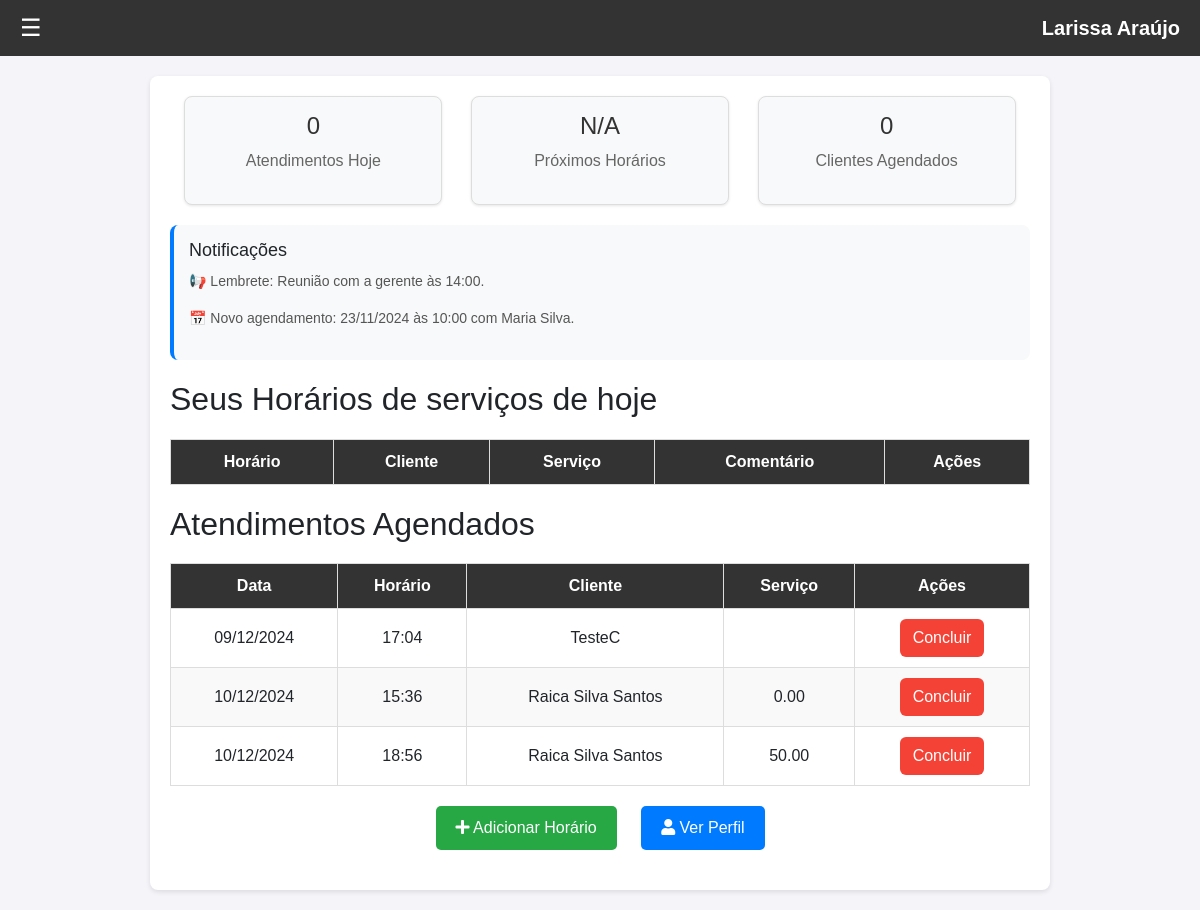
/homeProfissional.php (signed in), run on the app's committed database.
### tables this page shows
CREATE TABLE `atendimentos` (
  `idAtendimento` int(11) NOT NULL AUTO_INCREMENT,
  `data` date NOT NULL,
  `horarioInicio` time NOT NULL,
  `horarioFinaliza` time DEFAULT NULL,
  `comentario` varchar(90) DEFAULT NULL,
  `status` varchar(20) NOT NULL COMMENT 'A-Agendado\\nC-Cancelado\\nF-Finalizado',
  `precoTotal` decimal(8,2) DEFAULT NULL,
  `idFormaPagamento` int(11) NOT NULL,
  `idCliente` int(11) NOT NULL,
  PRIMARY KEY (`idAtendimento`),
  KEY `fk_atendimentos_TiposPagamentos_idx` (`idFormaPagamento`),
  KEY `fkatendimentos_clientes` (`idCliente`),
  CONSTRAINT `fk_atendimentos_TiposPagamentos` FOREIGN KEY (`idFormaPagamento`) REFERENCES `formaspagamentos` (`idFormaPagamento`),
  CONSTRAINT `fkatendimentos_clientes` FOREIGN KEY (`idCliente`) REFERENCES `clientes` (`idCliente`) ON DELETE NO ACTION ON UPDATE NO ACTION
);

CREATE TABLE `clientes` (
  `idCliente` int(11) NOT NULL AUTO_INCREMENT,
  `nomeCliente` varchar(45) NOT NULL,
  `email` varchar(45) DEFAULT NULL,
  `senha` varchar(45) NOT NULL,
  `contatoCliente` mediumtext NOT NULL,
  `cpf` mediumtext NOT NULL,
  PRIMARY KEY (`idCliente`)
);

### homeProfissional.php (the view, shortened to what this page needs)
<?php
include_once("includes/conexao.php");
$idProfissionalLogado = $_SESSION['idProfissionalLogado'];
$numeroAtendimentoHoje = 0;
$inicio = "N/A";
$numerodeAgendados = 0;
$sqlHoje = "
    SELECT COUNT(*) AS totalHoje
    FROM atendimentosservicos AS ats
    INNER JOIN atendimentos AS a ON ats.idAtendimento = a.idAtendimento
    INNER JOIN servicoProfissionais AS sp ON ats.idServicoProfissionais = sp.idServicoProfissionais
    WHERE a.data = CURDATE()
      AND sp.idProfissional = $idProfissionalLogado
";
$resultHoje = mysqli_query($conn, $sqlHoje);
if ($rowHoje = mysqli_fetch_assoc($resultHoje)) {
    $numeroAtendimentoHoje = $rowHoje['totalHoje'];
}
$sqlTotalAgendados = "
    SELECT COUNT(*) AS totalAgendados
    FROM atendimentosservicos AS ats
    INNER JOIN servicoProfissionais AS sp ON ats.idServicoProfissionais = sp.idServicoProfissionais
    INNER JOIN atendimentos AS at ON ats.idAtendimento = at.idAtendimento
    WHERE sp.idProfissional = $idProfissionalLogado AND at.status = 'Agendado'
";
$resultTotalAgendados = mysqli_query($conn, $sqlTotalAgendados);
if ($resultTotalAgendados) {
    $rowTotalAgendados = mysqli_fetch_assoc($resultTotalAgendados);
    $numerodeAgendados = $rowTotalAgendados['totalAgendados'] ?? 0;
} else {
    $numerodeAgendados = 0;
}
?>
<!DOCTYPE html>
<html lang="en">
<head>
    <link href="https://cdnjs.cloudflare.com/ajax/libs/font-awesome/5.15.4/css/all.min.css" rel="stylesheet">
    <link href="https://cdn.jsdelivr.net/npm/bootstrap@5.3.3/dist/css/bootstrap.min.css" rel="stylesheet">
    <link rel="stylesheet" type="text/css" href="css/estilo_homeProfissional.css">
</head>
<body>
    <?php
        include_once('includes/menuProfissional.php');
    ?>
    <div class="container">
        <div class="summary">
            <div class="summary-card">
                <h2><?php echo $numeroAtendimentoHoje ?></h2>
                <p>Atendimentos Hoje</p>
            </div>
            <div class="summary-card">
                <h2><?php echo $inicio ?></h2>
                <p>Próximos Horários</p>
            </div>
            <div class="summary-card">
                <h2><?php echo $numerodeAgendados ?></h2>
                <p>Clientes Agendados</p>
            </div>
        </div>
        <div class="notifications">
            <h3>Notificações</h3>
            <p>📢 Lembrete: Reunião com a gerente às 14:00.</p>
            <p>📅 Novo agendamento: 23/11/2024 às 10:00 com Maria Silva.</p>
        </div>
        <h2>Seus Horários de serviços de hoje</h2>
        <table class="schedule-table">
            <thead>
                <tr>
                    <th>Horário</th>
                    <th>Cliente</th>
                    <th>Serviço</th>
                    <th>Comentário</th>
                    <th>Ações</th>
                </tr>
            </thead>
                <?php
                        if (!isset($_GET['data'])) {
                            $sql = "SELECT * FROM atendimentosservicos
                                    INNER JOIN servicoprofissionais ON atendimentosservicos.idServicoProfissionais = servicoprofissionais.idServicoProfissionais
                                    INNER JOIN atendimentos ON atendimentos.idAtendimento = atendimentosservicos.idAtendimento
                                    INNER JOIN clientes ON clientes.idCliente = atendimentos.idCliente
                                    INNER JOIN servicos ON servicos.idServico = servicoprofissionais.idServico
                                    WHERE servicoprofissionais.idProfissional = 24
                                      AND atendimentos.status = 'Agendado'
                                      AND DATE(atendimentos.data) = CURDATE();";
                                }
                    ?>
        </table>
        <h2>Atendimentos Agendados</h2>
        <table class="schedule-table">
            <thead>
                <tr>
                    <th>Data</th>
                    <th>Horário</th>
                    <th>Cliente</th>
                    <th>Serviço</th>
                    <th>Ações</th>
                </tr>
            </thead>
            <tbody>
                <?php
                        if (!isset($_GET['data'])) {
                            $sql = "SELECT *
                                    FROM atendimentos
                                    INNER JOIN clientes ON clientes.idCliente = atendimentos.idCliente
                                    WHERE atendimentos.status = 'Agendado' ORDER BY data ASC;";
                                }
                        $resultados = mysqli_query($conn, $sql);
                        while ($dados = mysqli_fetch_assoc($resultados)) {
                            $dataFormatada = date('d/m/Y', strtotime($dados['data']));
                            $horarioInicioFormatado = date('H:i', strtotime($dados['horarioInicio']));
                            echo '<tr>
                                    <td>'.$dataFormatada.'</td>
                                    <td>'.$horarioInicioFormatado.'</td>
                                    <td>'.$dados['nomeCliente'].'</td>
                                    <td>'.$dados['precoTotal'].'</td>
                                    <td>
                                        <div class="botoes">
                                            <a href="#concluir" data-toggle="modal" data-target="#concluir'.$dados['idAtendimento'].'" class= "btn btn-delete">Concluir</a>
                                        </div>
                                    </td>
                                  </tr>';
                        }
                    ?>
            </tbody>
        </table>
        <div class="actions">
            <button class="add-appointment"><a class="corLink" href="cadastrarAtendimento.php"><i class="fas fa-plus"></i> Adicionar Horário</a></button>
            <button class="view-profile"><a class="corLink" href=""><i class="fas fa-user"></i> Ver Perfil</a></button>
        </div>
    </div>
</body>
</html>

### css/estilo_homeProfissional.css (style rules this page uses)
body { font-family: Arial, sans-serif; margin: 0; padding: 0; background-color: #f4f4f9; }
.container { max-width: 900px; margin: 20px auto; background: white; border-radius: 8px; box-shadow: 0 2px 5px rgba(0, 0, 0, 0.1); padding: 20px; }
.summary { display: flex; justify-content: space-around; margin-bottom: 20px; }
.summary-card { background-color: #f8f9fa; border: 1px solid #ddd; border-radius: 8px; padding: 15px; text-align: center; width: 30%; box-shadow: 0 1px 3px rgba(0, 0, 0, 0.1); }
.summary-card h2 { font-size: 24px; color: #333; }
.summary-card p { font-size: 16px; color: #666; }
.notifications { margin: 20px 0; background-color: #f8f9fa; border-left: 4px solid #007bff; padding: 15px; border-radius: 8px; }
.notifications h3 { font-size: 18px; margin-bottom: 10px; }
.notifications p { font-size: 14px; color: #555; }
.schedule-table { width: 100%; border-collapse: collapse; margin: 20px 0; }
.schedule-table th, .schedule-table td { border: 1px solid #ddd; padding: 10px; text-align: center; }
.schedule-table th { background-color: #333; color: white; }
.schedule-table tr:nth-child(even) { background-color: #f9f9f9; }
.actions { text-align: center; margin: 20px 0; }
.actions button { padding: 10px 20px; margin: 0 10px; border: none; border-radius: 5px; cursor: pointer; color: white; }
.actions .add-appointment { background-color: #28a745; }
.actions .view-profile { background-color: #007bff; }
.btn-delete { background-color: #f44336; color: white; }
.corLink { color: white; text-decoration: none; }

### includes/menuProfissional.php (style rules this page uses)
body { font-family: Arial, sans-serif; margin: 0; padding: 0; }

### data on the page
atendimentos: data "09/12/2024", horarioInicio "17:04", idCliente.nomeCliente "TesteC"
atendimentos: data "10/12/2024", horarioInicio "15:36", idCliente.nomeCliente "Raica Silva Santos", precoTotal "0.00"
atendimentos: data "10/12/2024", horarioInicio "18:56", idCliente.nomeCliente "Raica Silva Santos", precoTotal "50.00"

### other printed values
$numeroAtendimentoHoje "0"
$inicio "N/A"
$numerodeAgendados "0"
